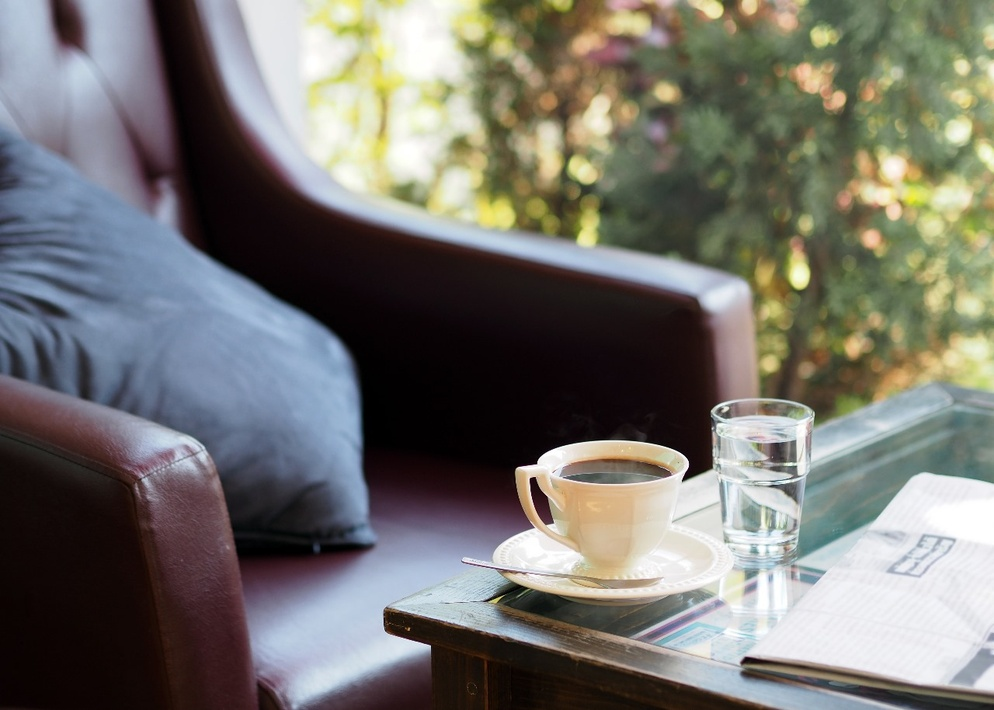
#> input picture Kopi.jpg, 994 x 710 px, shrunk from 1280 x 914 before the run
$ python Tugas6.py
#> lines starting #> are read from the running program, lines starting #| are printed output that depends on the picture; after the words box and inside, x2 and y2 are one past the last pixel; in counts of white or black regions, pixels touching at a corner belong together
#Raviqi Ikhsan Doni
#1217070069
import cv2
import numpy as np
import matplotlib.pyplot as plt

img = cv2.imread('Kopi.jpg', 0)
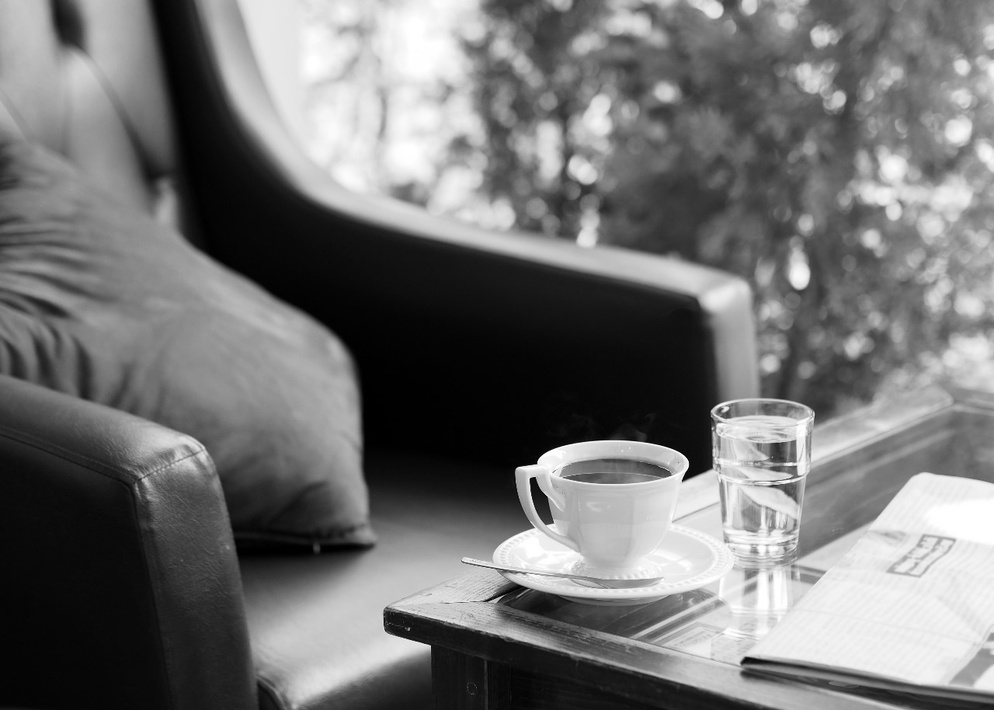
#> img: shape (710, 994); min 0, max 255, mean 114.9
img = cv2.medianBlur(img, 5)
ret, th1 = cv2.threshold(img, 127, 255, cv2.THRESH_BINARY)
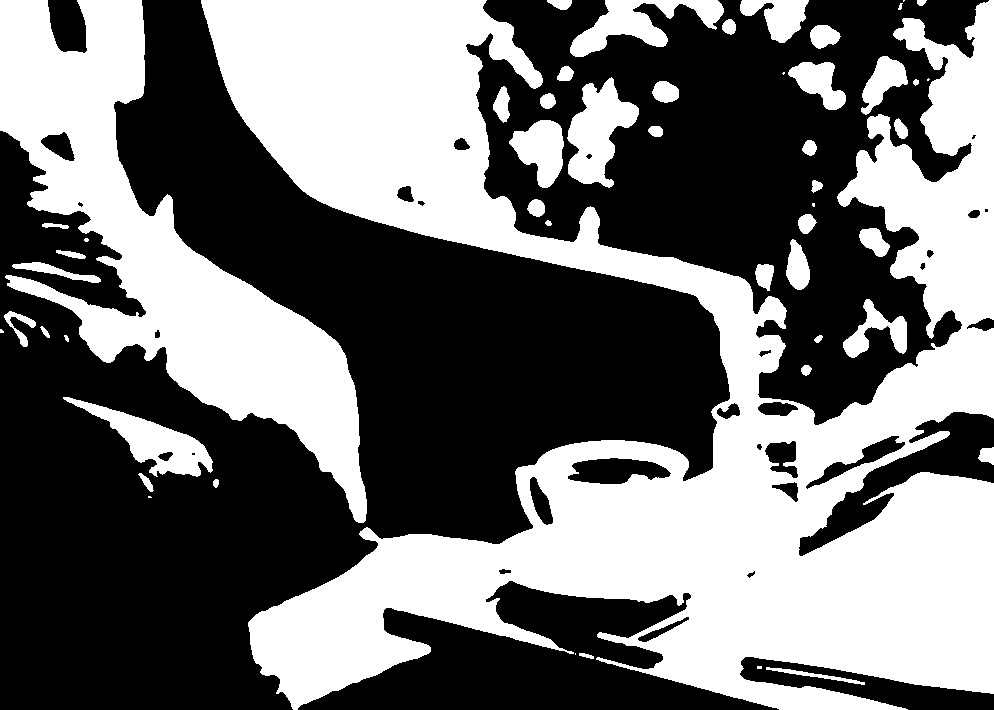
#> th1: shape (710, 994); 44.5% white; 52 white regions (9 under 20 px), largest, box (x1, y1, x2, y2) and area: (201, 0, 994, 710) 225923, (0, 0, 367, 523) 60268, (567, 77, 639, 188) 4283
th2 = cv2.adaptiveThreshold(img, 255, cv2.ADAPTIVE_THRESH_MEAN_C, cv2.THRESH_BINARY, 11, 2)
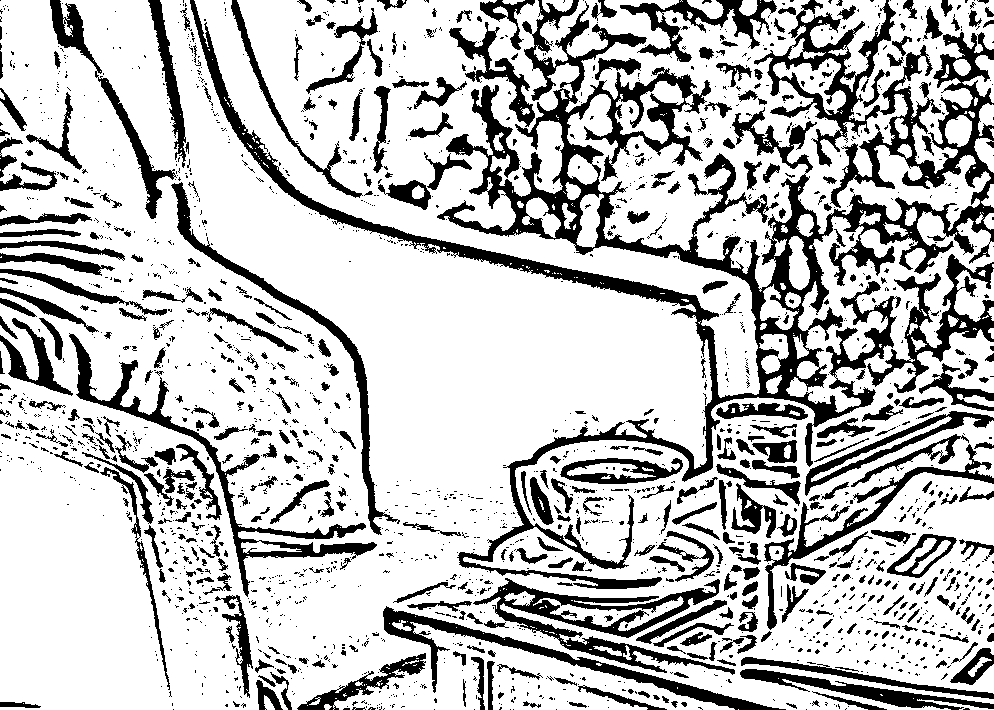
#> th2: shape (710, 994); 75.6% white; 2097 black regions (1627 under 20 px), largest, box (x1, y1, x2, y2) and area: (190, 0, 994, 589) 61311, (473, 578, 735, 675) 6116, (69, 333, 377, 597) 5515
th3 = cv2.adaptiveThreshold(img, 255, cv2.ADAPTIVE_THRESH_GAUSSIAN_C, cv2.THRESH_BINARY, 11, 2)
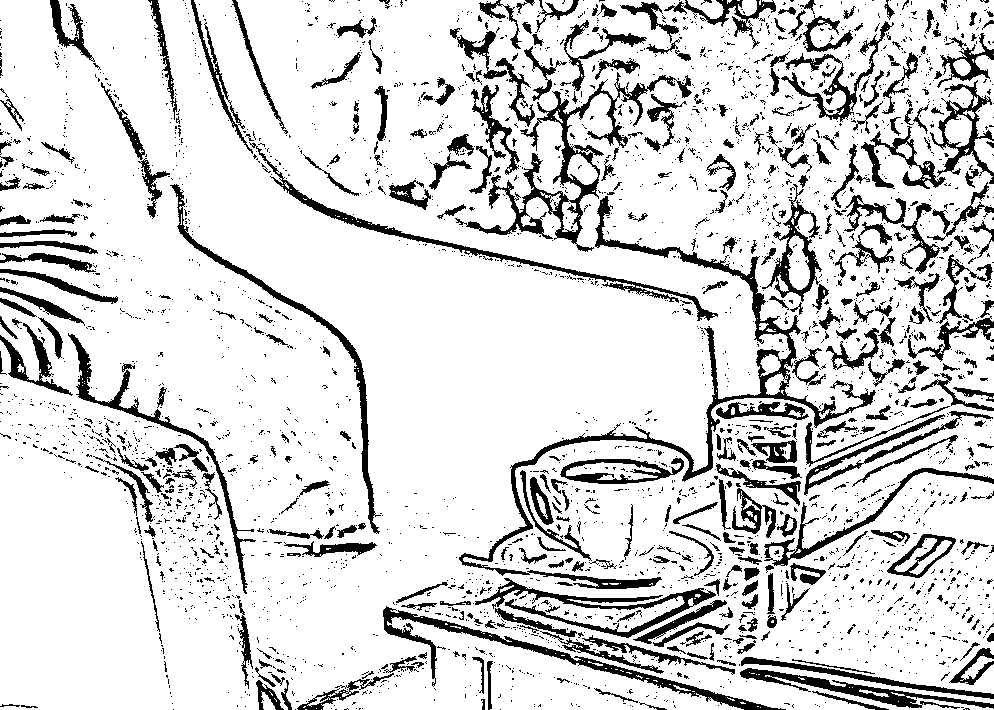
#> th3: shape (710, 994); 84.4% white; 3375 black regions (2952 under 20 px), largest, box (x1, y1, x2, y2) and area: (459, 196, 876, 589) 7701, (455, 72, 692, 252) 5198, (383, 606, 786, 710) 3342
titles = ['Original Image', 'Global Thresholding (v = 127)', 'Adaptive Mean Thresholding', 'Adaptive Gaussian Thresholding']
images = [img, th1, th2, th3]
for i in range(4):
    plt.subplot(2, 2, i+1)
    plt.imshow(images[i], 'gray')
    plt.title(titles[i])
    plt.xticks([]), plt.yticks([])
plt.show()
